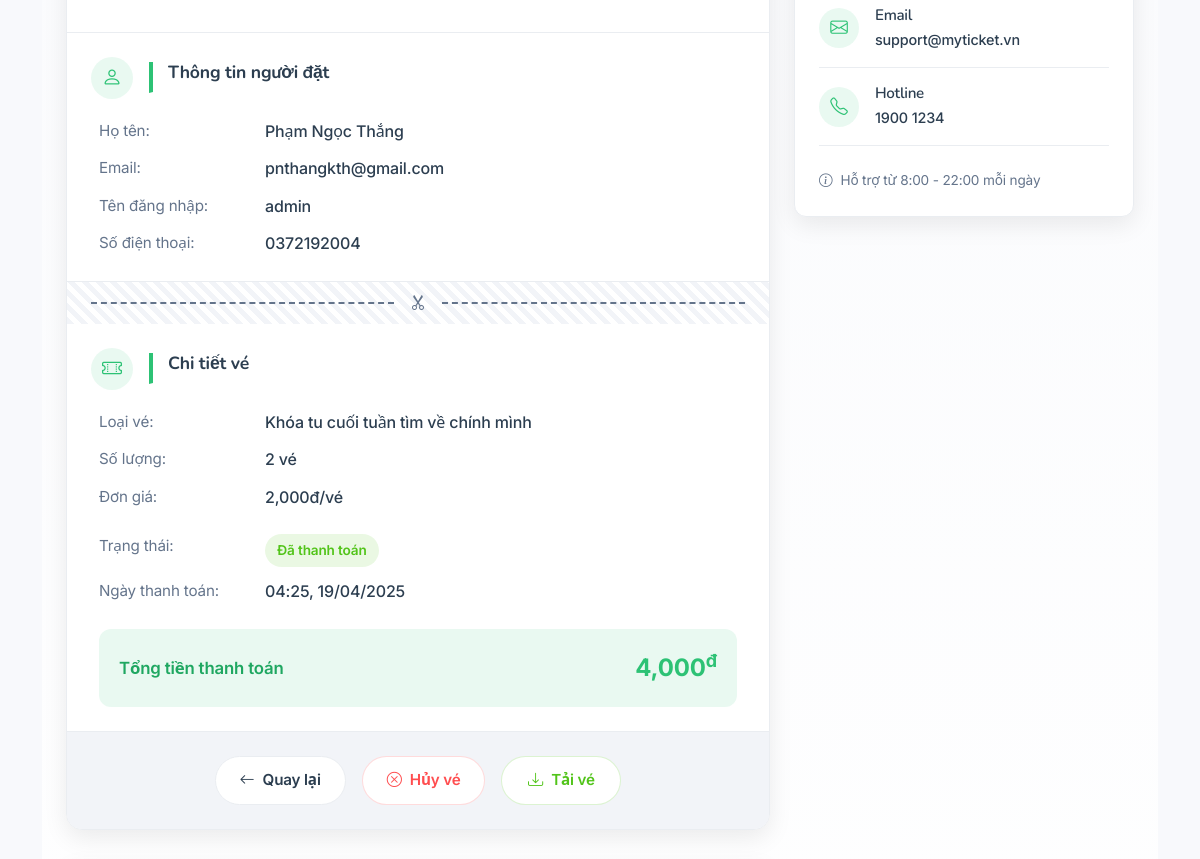
Before: /booking/ticket/53/ (signed in, middle part) with the older database file.
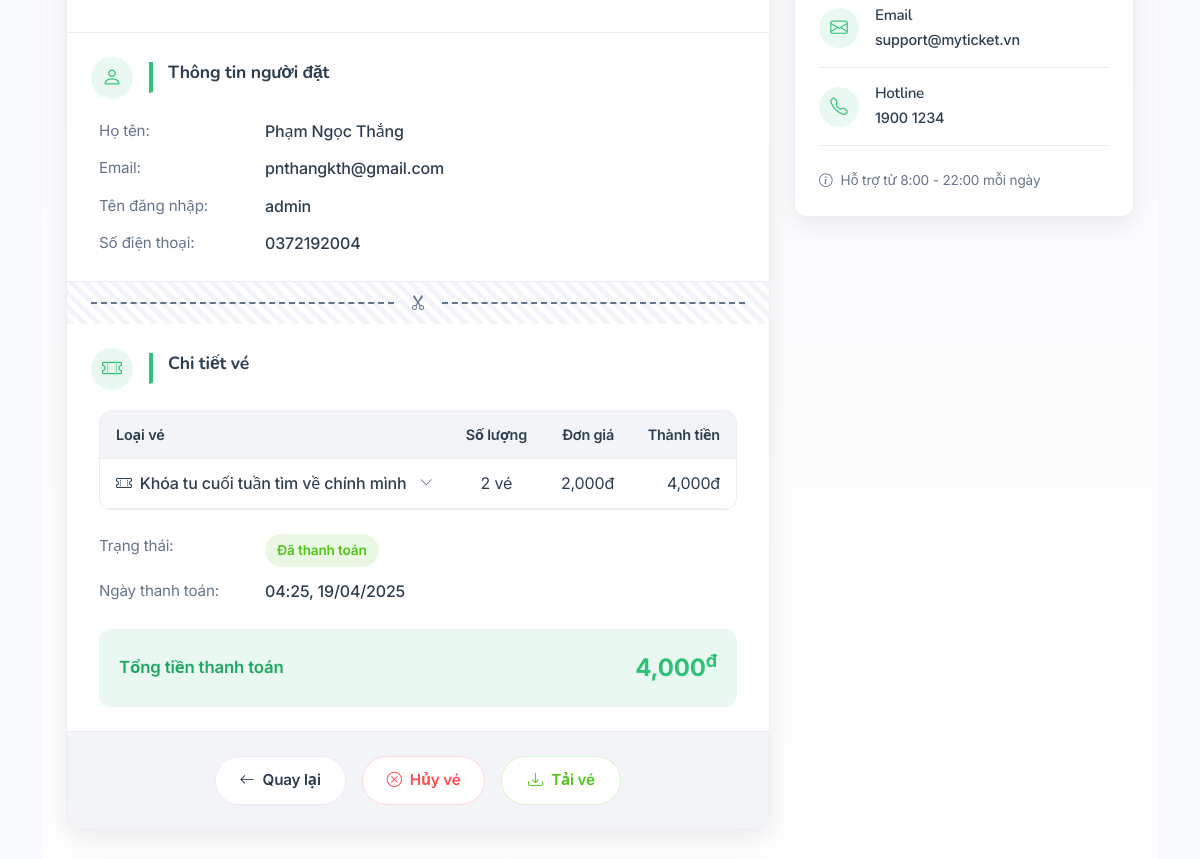
After: the same page with the newer database file.
### booking/models.py (models this page shows, shortened)
class Booking(models.Model):
    PAYMENT_STATUS_CHOICES = [
        ('Pending', 'Đang chờ thanh toán'),
        ('Paid', 'Đã thanh toán'),
        ('Failed', 'Thanh toán thất bại'),
        ('Cancelled', 'Đã hủy'),
    ]
    user = models.ForeignKey(User, on_delete=models.SET_NULL, null=True, blank=True, related_name='bookings')
    event = models.ForeignKey(Event, on_delete=models.CASCADE, related_name='booking_events', null=True, blank=True)
    session = models.ForeignKey(EventSession, on_delete=models.CASCADE, related_name='bookings', null=True, blank=True)
    ticket_type = models.ForeignKey(TicketType, on_delete=models.CASCADE, related_name='booking_tickets', null=True, blank=True)
    name = models.CharField(max_length=100, verbose_name="Họ tên")
    email = models.EmailField(verbose_name="Email")
    phone = models.CharField(max_length=15, verbose_name="Số điện thoại")
    quantity = models.PositiveIntegerField(default=1, verbose_name="Số lượng vé")
    booking_date = models.DateTimeField(auto_now_add=True)
    payment_status = models.CharField(max_length=20, default="Pending", choices=PAYMENT_STATUS_CHOICES)
    total_price = models.DecimalField(max_digits=12, decimal_places=0, default=0, verbose_name="Tổng tiền")
    order_id = models.CharField(max_length=100, blank=True, null=True, verbose_name="Mã đơn hàng")
    payment_method = models.CharField(max_length=50, blank=True, null=True, verbose_name="Phương thức thanh toán")
    payment_date = models.DateTimeField(blank=True, null=True, verbose_name="Thời gian thanh toán")
    cancelled_at = models.DateTimeField(blank=True, null=True, verbose_name="Thời gian hủy")
    refund_amount = models.DecimalField(max_digits=12, decimal_places=0, default=0, verbose_name="Số tiền hoàn lại")
    cancel_reason = models.TextField(blank=True, null=True, verbose_name="Lý do hủy")
    @property
    def can_cancel(self):
        if not self.session or self.payment_status != 'Paid':
            return False
        now = timezone.now()
        time_diff = self.session.start_time - now
        return time_diff.days >= 3

class BookingItem(models.Model):
    booking = models.ForeignKey(Booking, on_delete=models.CASCADE, related_name='booking_items')
    ticket_type = models.ForeignKey(TicketType, on_delete=models.CASCADE, related_name='booking_items')
    quantity = models.PositiveIntegerField(default=1, verbose_name="Số lượng")
    unit_price = models.DecimalField(max_digits=12, decimal_places=0, verbose_name="Đơn giá")
    subtotal = models.DecimalField(max_digits=12, decimal_places=0, verbose_name="Thành tiền")

### app/models.py (models this page shows, shortened)
class TicketType(models.Model):
    session = models.ForeignKey(EventSession, on_delete=models.CASCADE, related_name='ticket_types', verbose_name="Mốc thời gian")
    name = models.CharField(max_length=100, verbose_name="Tên loại vé")
    price = models.DecimalField(max_digits=10, decimal_places=0, verbose_name="Giá vé")
    description = models.TextField(blank=True, null=True, verbose_name="Mô tả")
    quantity = models.PositiveIntegerField(default=100, verbose_name="Số lượng vé")
    min_quantity_per_order = models.PositiveIntegerField(default=1, verbose_name="Số lượng vé tối thiểu mỗi đơn")
    max_quantity_per_order = models.PositiveIntegerField(default=10, verbose_name="Số lượng vé tối đa mỗi đơn")
    sale_start_time = models.DateTimeField(verbose_name="Thời gian bắt đầu bán vé", default=timezone.now)
    sale_end_time = models.DateTimeField(verbose_name="Thời gian kết thúc bán vé")
    ticket_info = models.TextField(blank=True, null=True, verbose_name="Thông tin vé bổ sung")
    ticket_image = models.ImageField(upload_to='tickets/images/', verbose_name="Hình ảnh vé", blank=True, null=True)
    class Meta:
        verbose_name = "Loại vé"
        verbose_name_plural = "Loại vé"

class UserProfile(models.Model):
    GENDER_CHOICES = [
        ('M', 'Nam'),
        ('F', 'Nữ'),
    ]
    user = models.OneToOneField(User, on_delete=models.CASCADE, related_name='profile')
    avatar = models.ImageField(upload_to='avatars/', blank=True, null=True)
    phone_number = models.CharField(max_length=15, blank=True, null=True, verbose_name="Số điện thoại")
    birth_date = models.DateField(blank=True, null=True, verbose_name="Ngày sinh")
    gender = models.CharField(max_length=1, choices=GENDER_CHOICES, blank=True, null=True, verbose_name="Giới tính")
    address = models.TextField(blank=True, null=True, verbose_name="Địa chỉ")

### booking/views.py (the view)
# urls.py: path('ticket/<int:booking_id>/', views.ticket_detail, name='ticket_detail'),
@login_required
def ticket_detail(request, booking_id):
    booking = get_object_or_404(Booking, id=booking_id)
    if booking.user != request.user:
        messages.error(request, "Bạn không có quyền xem thông tin đặt vé này.")
        return redirect('booking:my_tickets')
    return render(request, 'booking/ticket_detail.html', {
        'booking': booking,
        'event': booking.event,
        'session': booking.session
    })

### booking/templates/booking/ticket_detail.html (shortened to what the changed rows need)
{% extends 'app/base.html' %}
{% load static %}
{% load humanize %}
{% block content %}
<div class="ticket-detail-page">
    <div class="container">
        <div class="ticket-container">
            <div class="row">
                <div class="col-lg-8">
                    <div class="ticket-card">
                        <div class="ticket-body">
                            <div class="ticket-section">
                                <div class="section-header">
                                    <h2 class="section-title">Thông tin người đặt</h2>
                                </div>
                                <div class="section-content customer-info">
                                    <div class="info-row">
                                        <div class="info-label">Họ tên:</div>
                                        <div class="info-value">{{ booking.user.get_full_name|default:booking.name }}</div>
                                    </div>
                                    <div class="info-row">
                                        <div class="info-label">Email:</div>
                                        <div class="info-value">{{ booking.user.email|default:booking.email }}</div>
                                    </div>
                                    <div class="info-row">
                                        <div class="info-label">Tên đăng nhập:</div>
                                        <div class="info-value">{{ booking.user.username }}</div>
                                    </div>
                                    {% if booking.user.profile.phone_number %}
                                    <div class="info-row">
                                        <div class="info-label">Số điện thoại:</div>
                                        <div class="info-value">{{ booking.user.profile.phone_number|default:booking.phone }}</div>
                                    </div>
                                    {% else %}
                                    <div class="info-row">
                                        <div class="info-label">Số điện thoại:</div>
                                        <div class="info-value">{{ booking.phone }}</div>
                                    </div>
                                    {% endif %}
                                </div>
                            </div>
                            <div class="ticket-section">
                                <div class="section-header">
                                    <h2 class="section-title">Chi tiết vé</h2>
                                </div>
                                <div class="section-content">
                                    {% if booking.booking_items.all %}
                                    <div class="ticket-table-wrapper">
                                        <table class="ticket-table">
                                            <thead>
                                                <tr>
                                                    <th>Loại vé</th>
                                                    <th class="text-center">Số lượng</th>
                                                    <th class="text-end">Đơn giá</th>
                                                    <th class="text-end">Thành tiền</th>
                                                </tr>
                                            </thead>
                                            <tbody>
                                                {% for item in booking.booking_items.all %}
                                                <tr class="ticket-row" data-bs-toggle="collapse" data-bs-target="#ticketCodes-{{ item.id }}">
                                                    <td>
                                                        <div class="ticket-item-name">
                                                            <i class="bi bi-ticket-perforated"></i>
                                                            <span>{{ item.ticket_type.name }}</span>
                                                            <i class="bi bi-chevron-down ticket-dropdown-icon"></i>
                                                        </div>
                                                    </td>
                                                    <td class="text-center">{{ item.quantity }} vé</td>
                                                    <td class="text-end">{{ item.unit_price|floatformat:0|intcomma }}đ</td>
                                                    <td class="text-end">{{ item.subtotal|floatformat:0|intcomma }}đ</td>
                                                </tr>
                                                {% endfor %}
                                            </tbody>
                                        </table>
                                    </div>
                                    {% else %}
                                    <div class="simple-ticket-info">
                                        <div class="info-row">
                                            <div class="info-label">Loại vé:</div>
                                            <div class="info-value">{{ booking.ticket_type.name }}</div>
                                        </div>
                                        <div class="info-row">
                                            <div class="info-label">Số lượng:</div>
                                            <div class="info-value">{{ booking.quantity }} vé</div>
                                        </div>
                                        <div class="info-row">
                                            <div class="info-label">Đơn giá:</div>
                                            <div class="info-value">{{ booking.ticket_type.price|floatformat:0|intcomma }}đ/vé</div>
                                        </div>
                                    </div>
                                    {% endif %}
                                    <div class="payment-info">
                                        <div class="payment-status">
                                            {% if booking.payment_date %}
                                            <div class="info-row">
                                                <div class="info-label">Ngày thanh toán:</div>
                                                <div class="info-value">{{ booking.payment_date|date:"H:i, d/m/Y" }}</div>
                                            </div>
                                            {% endif %}
                                        </div>
                                        <div class="total-section">
                                            <div class="total-label">Tổng tiền thanh toán</div>
                                            <div class="total-value">{{ booking.total_price|floatformat:0|intcomma }}<sup>đ</sup></div>
                                        </div>
                                    </div>
                                </div>
                            </div>
                        </div>
                    </div>
                </div>
            </div>
        </div>
    </div>
</div>
{% endblock %}

Changed rows visible on the page:
shown differently, row unchanged: Booking "Phạm Ngọc Thắng": ticket_type.name "Khóa tu cuối tuần tìm về chính mình" → (not shown); quantity "2" → (not shown); ticket_type.price "2,000" → (not shown)
added BookingItem: ticket_type.name "Khóa tu cuối tuần tìm về chính mình", quantity "2", unit_price "2,000", subtotal "4,000"
Other visible differences:
text no longer shown: "Loại vé: Số lượng: vé Đơn giá: đ/vé"
text now shown: "Loại vé Số lượng Đơn giá Thành tiền"
